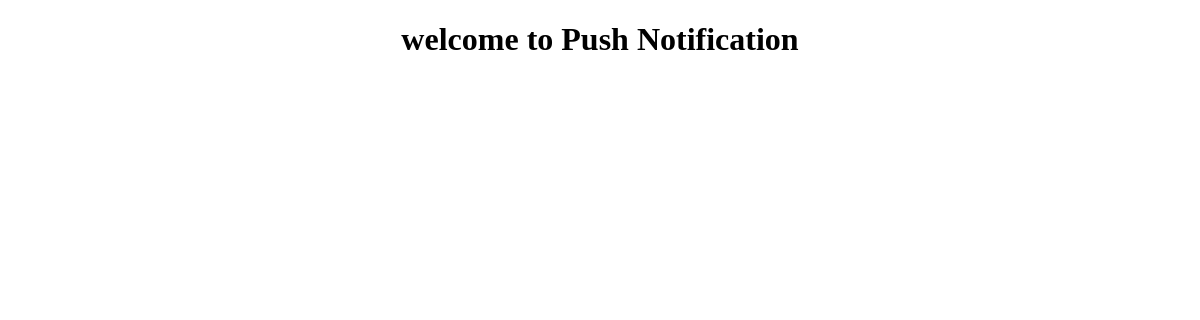
The app's page /, older data.
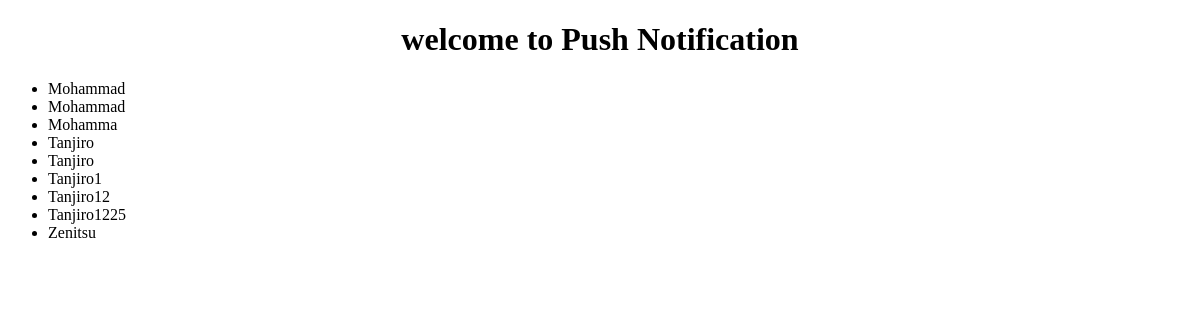
The same page, newer data.
### notifier/models.py (models this page shows, shortened)
class Appointment(models.Model):
    first_name = models.CharField(max_length=50)
    last_name = models.CharField(max_length=50)
    age = models.CharField(max_length=100)
    city = models.CharField(max_length=60)

### notifier/views.py (the view)
# urls.py: path("", HomeView.as_view()),
class HomeView(TemplateView):
    template_name = "notifier/home.html"
    def get(self, request, *args, **kwargs):
        data = Appointment.objects.all()
        return render(request,self.template_name,{"data": data})

### templates/notifier/home.html (shortened to what this page needs)
<!DOCTYPE html>
<html lang="en">
<head>
</head>
<body>
    <h1 style="text-align:center"> welcome to Push Notification </h1>
    <ul id="notifyList">
        {% for user in data %}
            <li>{{ user.first_name }}</li>
        {% endfor %}
    </ul>
</body>
</html>

Row changes from the older to the newer data that the page shows:
added Appointment: first_name "Mohammad"
added Appointment: first_name "Mohammad"
added Appointment: first_name "Mohamma"
added Appointment: first_name "Tanjiro"
added Appointment: first_name "Tanjiro"
added Appointment: first_name "Tanjiro1"
added Appointment: first_name "Tanjiro12"
added Appointment: first_name "Tanjiro1225"
added Appointment: first_name "Zenitsu"
